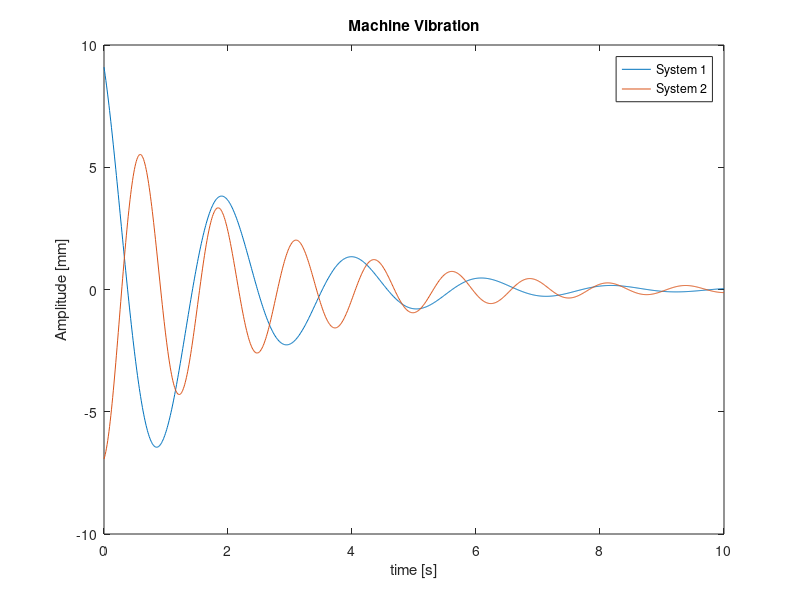
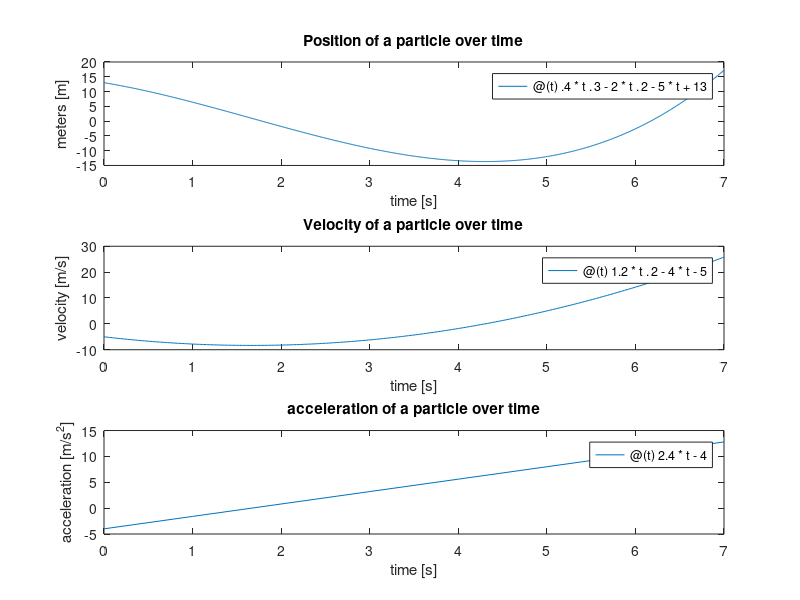
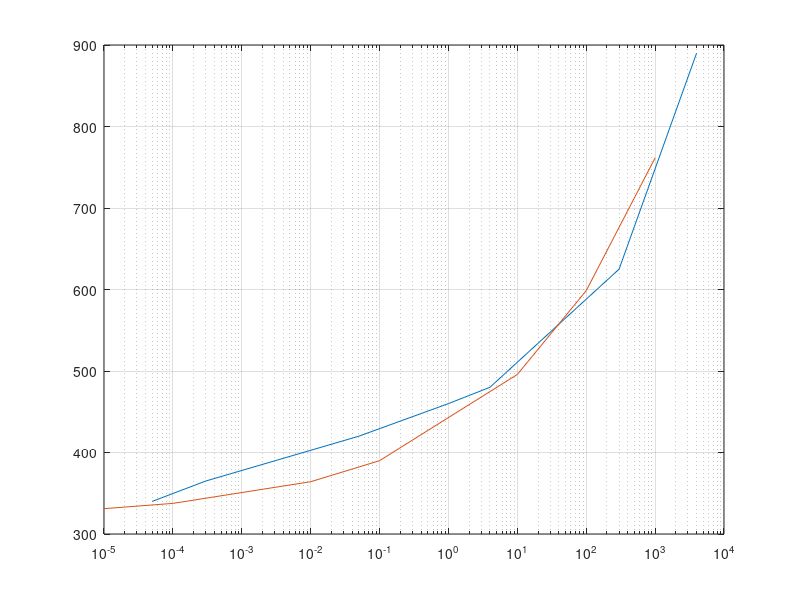
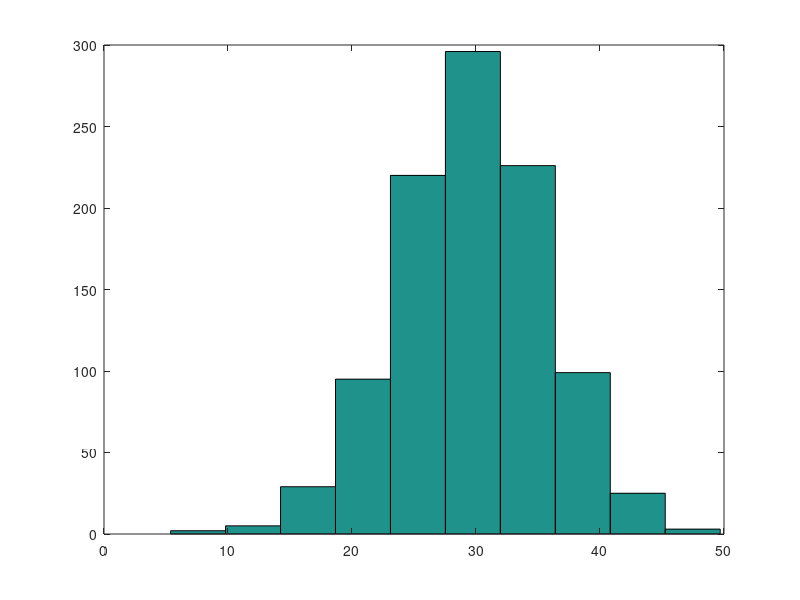

Write MATLAB code to recreate these figures, in order.

% Jhensen Ray Agni
%%% Technical Plots practice %%%

%%% PLOT functions
%% Vibration plot %%

clf
sampleRate = 0.01;  % set the sample rate
t = 0:sampleRate:10;  % time increment
y1 = 10 * exp(-.5 * t).* sin(3 * t + 2);
y2 = 7*exp(-.4 *t).* cos(5 * t - 3);

figure(1);
plot(t,y1);
hold on;
plot(t,y2);

title('Machine Vibration');
xlabel('time [s]');
ylabel('Amplitude [mm]');
legend('System 1','System 2');
%%  Particle Motion Plot using fplot

%  sample rate not given but time span is
%  time span = 0 -> 7 [s]
tspan = [0 7];  % [s] time span 
x = @(t) .4*t.^3 - 2*t.^2 - 5*t + 13;  % [m] position
v = @(t) 1.2*t.^2 - 4*t - 5;  % [m/s] velocity
a = @(t) 2.4*t-4 ;  % [m/s^2] acceleration

%plot 
figure(2)
subplot(3,1,1)
fplot(x,tspan);
title('Position of a particle over time');
ylabel('meters [m]')
xlabel('time [s]')
subplot(3,1,2)
fplot(v,tspan);
title('Velocity of a particle over time');
ylabel('velocity [m/s]')
xlabel('time [s]')
subplot(3,1,3)
fplot(a,tspan)
title('acceleration of a particle over time');
ylabel('acceleration [m/s^{2}]');
xlabel('time [s]')

%% Yield stress vs Strain rate;
theoreticalStrainRate = [ .00001 .0001 .01 .1 10 100 1000 1000];
sigma_y = 320 * ((theoreticalStrainRate/200).^.2 +1); % [MPa] theoretial equation 
strainRate = [ .00005 .0003 .05 1.0 4.0 300 4000];  % [s^-1]
yieldStress = [ 340 365 420 460 480 625 890];  % [Mpa]

% plot yield stress vs strain rate 
figure(3)
semilogx(strainRate,yieldStress);
hold on
grid on
semilogx(theoreticalStrainRate,sigma_y);
hold off

%% Histogram random sample
Mean = 30;
std_deviation = 6;
dataSample = randn(1000,1).*std_deviation + Mean;  % Create random sample
figure(4)
hist(dataSample)

%% 3D line plots 

% single variable

% Set time span

t = 0:.1:100;  % [s] time

x = 3*cos(2*t) - 3*sin(2*t);
y = -6*sin(2*t) - 6*cos(2*t);
z = t.^3; 
figure(5)
plot3(x,y,z);
xlabel('X position [m]');
ylabel('Y position [m]');
zlabel('Z position [m]');
title('Particle Motion')

%% Surface Plots

x = 0 : 0.1 : 5;
y = 0 : 0.1 : 5;

% two varriables

[X,Y]=meshgrid(x,y);  % create vectors for the grid
z = X.^2*cos(3*X) + -Y.^2*sin(3*Y);
figure(6);
surf(X,Y,z)  % plot 

%% Contour Plots

% multivariable

x = -3 : 0.1 : 3;  % x-range
y = -3 : 0.1 : 3;  % y-range

[X,Y]= meshgrid(x,y);
z = (X+3).^2 + (Y+3).^2 + 1.5*X.^2 - X.^2 * Y;
figure(7);
surf(X,Y,z);

hold on
[c,h]=contour(X,Y,z);
clabel(c,h);
grid on;

